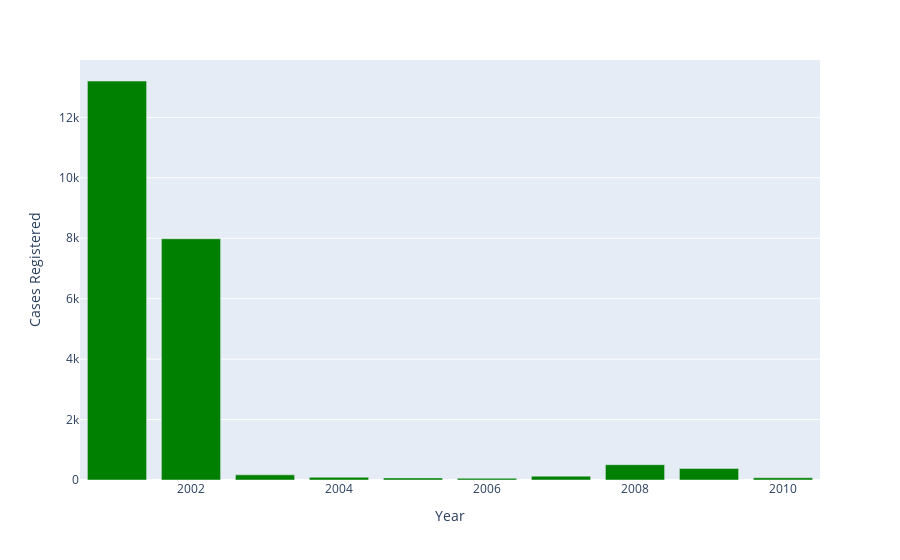

Notebook cell for this chart:
### Markdown cell above
### Cases registered against Police under Human Rights violations from 2001 to 2010 <a class="anchor" id="section_2_2"></a>

### Code cell
g3 = pd.DataFrame(police_hr.groupby(['Year'])['Cases_Registered_under_Human_Rights_Violations'].sum().reset_index())
g3.columns = ['Year','Cases Registered']

fig = px.bar(g3,x='Year',y='Cases Registered',color_discrete_sequence=['green'])
fig.show()

### Figure 1 — Plotly figure (JSON) as saved in the notebook; plotly's stock layout.template omitted (floating-point values rounded to 4 significant figures)
{"data": [{"alignmentgroup": "True", "hovertemplate": "Year=%{x}<br>Cases Registered=%{y}<extra></extra>", "legendgroup": "", "marker": {"color": "green", "pattern": {"shape": ""}}, "name": "", "offsetgroup": "", "orientation": "v", "showlegend": false, "textposition": "auto", "type": "bar", "x": [2001, 2002, 2003, 2004, 2005, 2006, 2007, 2008, 2009, 2010], "xaxis": "x", "y": [13203, 7982, 170, 88, 68, 58, 128, 506, 382, 74], "yaxis": "y"}], "layout": {"barmode": "relative", "legend": {"tracegroupgap": 0}, "margin": {"t": 60}, "xaxis": {"anchor": "y", "domain": [0, 1], "title": {"text": "Year"}}, "yaxis": {"anchor": "x", "domain": [0, 1], "title": {"text": "Cases Registered"}}}}
